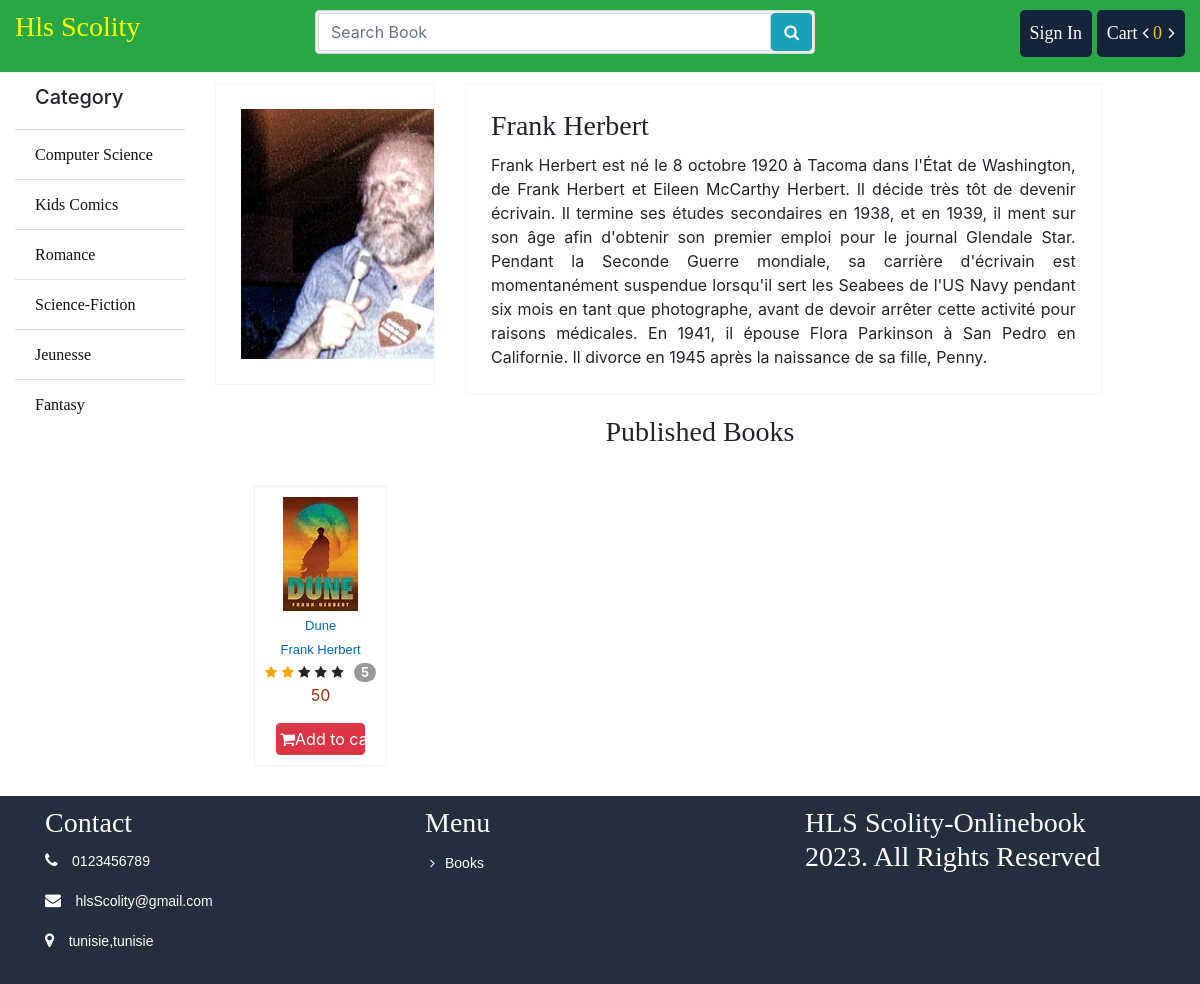
The app's page /writer/7, older data.
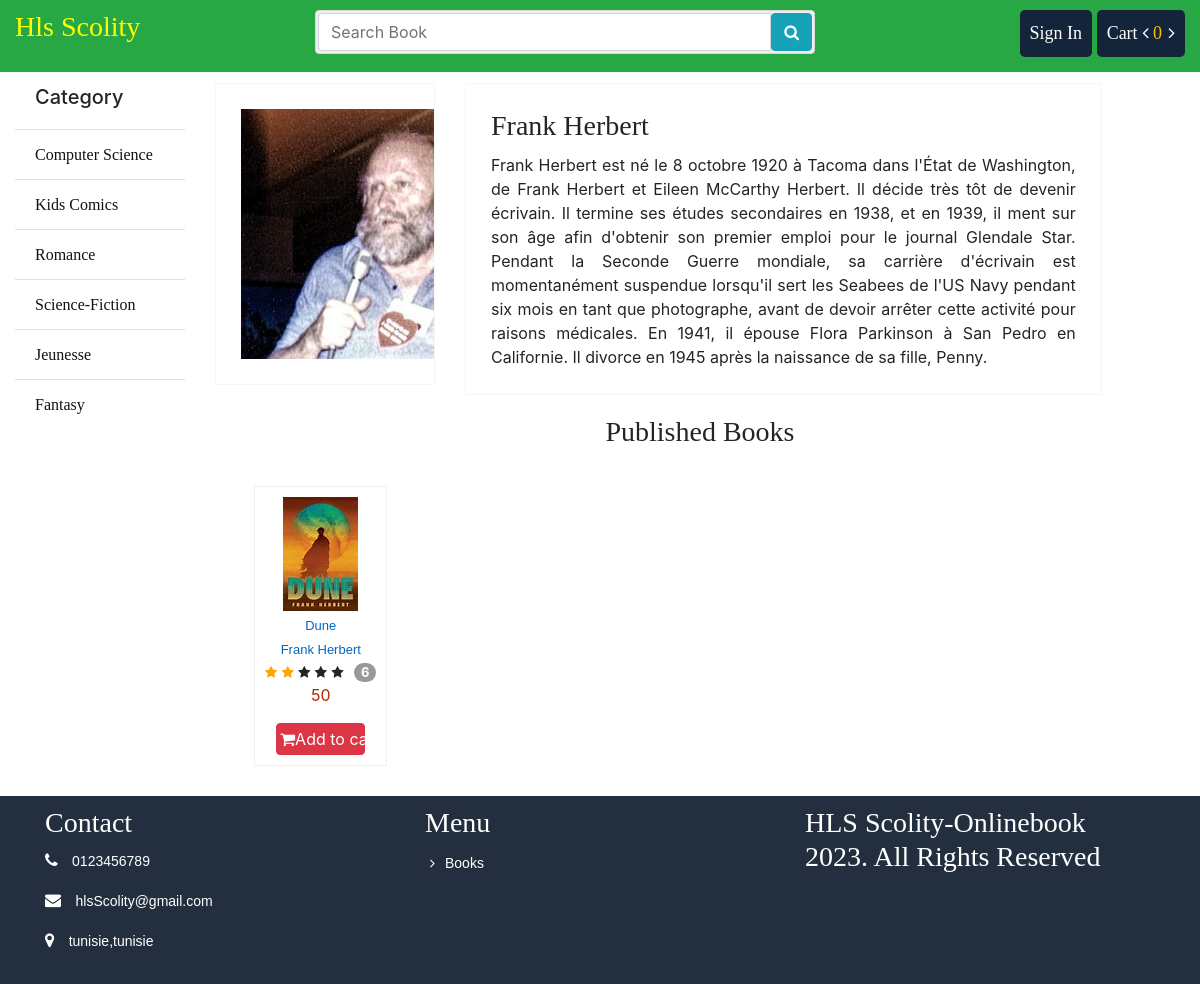
The same page, newer data.
### store/models.py (models this page shows, shortened)
class Book(models.Model):
	writer = models.ForeignKey(Writer, on_delete = models.CASCADE)
	category = models.ForeignKey(Category, on_delete = models.CASCADE)
	name = models.CharField(max_length = 100)
	slug = models.SlugField(max_length=100, db_index=True)
	price = models.IntegerField()
	stock = models.IntegerField()
	coverpage = models.FileField(upload_to = "coverpage/")
	bookpage = models.FileField(upload_to = "bookpage/")
	created = models.DateTimeField(auto_now_add=True)
	updated = models.DateTimeField(auto_now=True)
	totalreview = models.IntegerField(default=1)
	totalrating = models.IntegerField(default=5)
	status = models.IntegerField(default=0)
	description = models.TextField()

class Writer(models.Model):
	name = models.CharField(max_length = 100)
	slug = models.SlugField(max_length=150, unique=True ,db_index=True)
	bio = models.TextField()
	pic = models.FileField(upload_to = "writer/")
	create_at = models.DateTimeField(auto_now_add = True)
	updated_at = models.DateTimeField(auto_now_add = True)
	def __str__(self):
		return self.name

### store/views.py (the view)
# urls.py: path('writer/<int:id>', views.get_writer, name = "writer"),
def get_writer(request, id):
    wrt = get_object_or_404(Writer, id=id)
    book = Book.objects.filter(writer_id=wrt.id)
    context = {
        "wrt": wrt,
        "book": book
    }
    return render(request, "store/writer.html", context)

### cart/cart.py (called while the page is built)
    def __len__(self):
        return sum(item['quantity'] for item in self.cart.values())

### store/context_processors.py (called while the page is built)
def sidebar(request):
	categories = Category.objects.all()
	context = {
		"cat":categories
	}
	return context

def cart(request):
	cart = Cart(request)
	context = {
		"cart": cart
	}
	return context

### store/templatetags/customfunction.py (called while the page is built)
@register.filter(name='text_short')
def text_short(value):
	temp = value[0:50]
	return temp

### store/templates/store/writer.html
{% extends 'store/base.html' %}
{% load static %}
{% load customfunction %}
{% block container %}
			<div class="row">
				<div class="col-sm-12">
					<div class="row">
						<div class="col-sm-3">
							<div class="view-details">
								<img src="{{ wrt.pic.url }}">
							</div>
						</div>
						<div class="col-sm-8">
							<div class="product-information">
								<h3>{{ wrt.name }}</h3>
								<article class="text-justify" style="margin-top:10px;">{{ wrt.bio }}</article>
							</div>
						</div>
					</div>
				</div>
				<div class="col-sm-12">
					<div class="titleheader">
						<h3 class="h2header text-center">Published Books</h3>
					</div>
					<div class="regulara sliderzx">
						{% for item in book %}
						<div class="book-wrapper text-center">
							<div class="coverpage">
								<img src="{{ item.coverpage.url }}"/>
							</div>
							<a href="{% url 'store:book' id=item.id %}">{{ item.name|text_short }}</a>
							<a href="{% url 'store:writer' id=item.writer.id %}">{{ item.writer }}</a>
							<div class="rating">
								{{ item.totalrating|averagerating:item.totalreview }}
								<span class="totalrating">{{ item.totalreview|add:-1 }}</span>
							</div>
							<p> {{ item.price }} </p>
							<button class="btn btn-danger" id="addTocart" data-book-id="{{ item.id }}">
									<i class="fa fa-shopping-cart""></i>Add to cart
								</button>
						</div>
						{% endfor %}
					</div>
				</div>
			</div>
{% endblock %}

Row changes from the older to the newer data that the page shows:
changed Book "Dune": totalreview|add "5" → "6"
